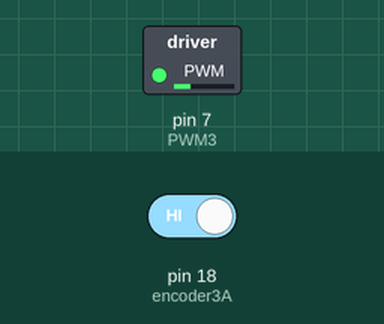
Simulated run of this sketch. Board: Arduino Mega 2560, built with avr-gcc and run on an emulated ATmega2560. Shown: switched loads named in the sketch (green lamp = pin HIGH). The test bench sets the inputs (shaded band); at power-on: pin 18 (encoder3A) HIGH. What the sketch prints to the serial monitor is not drawn.

Above: at 0.15 s.
Timing chart, 0 to 2.2 s (numbered marks = the images above):
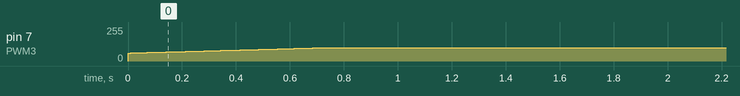

Measured:
- by itself, pin 7 (PWM3): moves from 0/255 to 100/255 over 0.72 s

The sketch:

OmniWheel_Serial.ino
```cpp
/********************************************************************
 * 电机测速
 * 使用millis（）函数，记录时间，单位为毫秒
 * 使用中断函数，当引脚电平改变时触发，计数一次
 * 磁环为12cpr，将得到的值Val除以24，得到转动圈数
 * 除以当时的时间，因为时间单位为毫秒，除以60000转换为分
 * 这时候得到电机转速Speed ，单位 转/分
 * 注意；测出来的值会有些误差，电机转速在达到设置值后还会有些许的值增加
 * BY YFROBOT
 ********************************************************************/
#include "PID_v1.h"
#define Interrupt18 5
#define Interrupt19 4
#define Interrupt20 3
#define pi 3.1415926f

const byte encoder1A = 20;//A pin -> the interrupt pin 18
const byte encoder1B = 30;//B pin -> the digital pin 22
const byte encoder2A = 19;//A pin -> the interrupt pin 19
const byte encoder2B = 29;//B pin -> the digital pin 23
const byte encoder3A = 18;//A pin -> the interrupt pin 20
const byte encoder3B = 28;//B pin -> the digital pin 24
byte encoder1ALast;
byte encoder2ALast;
byte encoder3ALast;

double duration1;//the number of the pulses of Moter1
double duration2;//the number of the pulses of Moter2
double duration3;//the number of the pulses of Moter3
boolean Direction1;//the rotation Direction1
boolean Direction2;//the rotation Direction1
boolean Direction3;//the rotation Direction1

float Speed1;
float Speed2;
float Speed3;

double sampleTime = 10;

//to calculate the speed of motor
unsigned long beginTime;
unsigned long endTime;

//Motor Driver variables
int DIR1A = 24;     //M1 Direction Control
int DIR1B = 25;
int PWM1 = 6;

int DIR2A = 22;     //M2 Direction Control
int DIR2B = 23;
int PWM2 = 5;

int DIR3A = 26;    //M3 Direction Control
int DIR3B = 27;
int PWM3 = 7;

//PID variables
double Kp1=42, Ki1=18, Kd1=0.12;  //Adjust the PID to fit the motor 1
double Kp2=33, Ki2=16, Kd2=0.15;  //Adjust the PID to fit the motor 2
double Kp3=12, Ki3=11.12, Kd3=0.306;  //Adjust the PID to fit the motor 3
double Setpoint1,Input1,Output1;
double Setpoint2,Input2,Output2;
double Setpoint3,Input3,Output3;
double SET1 = 0;  // fixed setPoint
double SET2 = 0;  // fixed setPoint
double SET3 = 5.0;  // fixed setPoint
//PID myPID1(&Input1,&Output1,&Setpoint1,Kp1,Ki1,Kd1,DIRECT);
//PID myPID2(&Input2,&Output2,&Setpoint2,Kp2,Ki2,Kd2,DIRECT);
PID myPID3(&Input3,&Output3,&Setpoint3,Kp3,Ki3,Kd3,DIRECT);


void setup()
{
  Serial.begin(115200);//Initialize the serial port
  EncoderInit();//Initialize encoder
  digitalWrite(DIR1A,OUTPUT);
  digitalWrite(DIR1B,OUTPUT);
  digitalWrite(DIR2A,OUTPUT);
  digitalWrite(DIR2B,OUTPUT);
  digitalWrite(DIR3A,OUTPUT);
  digitalWrite(DIR3B,OUTPUT);

  digitalWrite(PWM1,OUTPUT);
  digitalWrite(PWM2,OUTPUT);
  digitalWrite(PWM3,OUTPUT);
  digitalWrite(PWM1,LOW);
  digitalWrite(PWM2,LOW);
  digitalWrite(PWM3,LOW);

  //myPID1.SetMode(AUTOMATIC);
  //myPID2.SetMode(AUTOMATIC);
  myPID3.SetMode(AUTOMATIC);
  //myPID1.SetOutputLimits(-100,100);
  //myPID2.SetOutputLimits(-100,100);
  myPID3.SetOutputLimits(-100,100);
  //myPID1.SetTunings(Kp1,Ki1,Kd1);
  //myPID2.SetTunings(Kp2,Ki2,Kd2);
  myPID3.SetTunings(Kp3,Ki3,Kd3);
  //myPID1.SetSampleTime(sampleTime);
  //myPID2.SetSampleTime(sampleTime);
  myPID3.SetSampleTime(sampleTime);
  beginTime = millis();
}

void loop()
{
  PIDMovement (SET1, SET2, SET3);  //5 cm/s
  endTime = millis();
  if(endTime - beginTime >=sampleTime)
  {
    //Speed1=duration1/53735*5.8*pi*1000/(endTime - beginTime);
    //Speed2=duration2/53735*5.8*pi*1000/(endTime - beginTime);
    Speed3=duration3/53735*5.8*pi*1000/(endTime - beginTime);  // /0.01;
    Serial.print(duration1);Serial.print("   ");
    Serial.print(duration2);Serial.print("   ");
    Serial.println(duration3);
    beginTime = endTime;
    //duration1 = 0;
    //duration2 = 0;
    duration3 = 0;
  }
  //Input1 = Speed1;
  //Input2 = Speed2;
  Input3 = Speed3;
}

void Movement1(int pwmSpeed)
{
  if (pwmSpeed>0)
  {
    analogWrite (PWM1,pwmSpeed);      //PWM Speed Control
    digitalWrite(DIR1A,HIGH);
    digitalWrite(DIR1B,LOW);
  }
  else if(pwmSpeed<0)
  {
    analogWrite (PWM1,-pwmSpeed);      //PWM Speed Control
    digitalWrite(DIR1A,LOW);
    digitalWrite(DIR1B,HIGH);
  }
}
void Movement2(int pwmSpeed)
{
  if (pwmSpeed>0)
  {
    analogWrite (PWM2,pwmSpeed);      //PWM Speed Control
    digitalWrite(DIR2A,HIGH);
    digitalWrite(DIR2B,LOW);
  }
  else if(pwmSpeed<0)
  {
    analogWrite (PWM2,-pwmSpeed);      //PWM Speed Control
    digitalWrite(DIR2A,LOW);
    digitalWrite(DIR2B,HIGH);
  }
}
void Movement3(int pwmSpeed)
{
  if (pwmSpeed>0)
  {
    analogWrite (PWM3,pwmSpeed);      //PWM Speed Control
    digitalWrite(DIR3A,HIGH);
    digitalWrite(DIR3B,LOW);
  }
  else if(pwmSpeed<0)
  {
    analogWrite (PWM3,-pwmSpeed);      //PWM Speed Control
    digitalWrite(DIR3A,LOW);
    digitalWrite(DIR3B,HIGH);
  }
}
//PID modules
void PIDMovement(int set1,int set2,int set3)
{
  //Setpoint1=set1;
  //Setpoint2=set2;
  Setpoint3=set3;
  //myPID1.Compute();
  //myPID2.Compute();
  myPID3.Compute();
  //Movement1(Output1);
  //Movement2(Output2);
  Movement3(Output3);
}

//Encoder modules
void EncoderInit() //Initialize encoder interruption
{
  //Direction1 = true;//default -> Forward
  //Direction2 = true;//default -> Forward
  Direction3 = true;//default -> Forward
  //pinMode(encoder1B,INPUT);
  //pinMode(encoder2B,INPUT);
  pinMode(encoder3B,INPUT);
  //attachInterrupt(Interrupt20, wheelSpeed1, CHANGE);
  //attachInterrupt(Interrupt19, wheelSpeed2, CHANGE);
  attachInterrupt(Interrupt18, wheelSpeed3, CHANGE);
}

void wheelSpeed1()  //motor1 speed count
{
  int Lstate = digitalRead(encoder1A);
  if((encoder1ALast == LOW) && Lstate==HIGH)
  {
    int val = digitalRead(encoder1B);
    if(val == LOW && Direction1)
    {
      Direction1 = false;
    }
    else if(val == HIGH && !Direction1)
    {
      Direction1 = true;
    }
  }
  encoder1ALast = Lstate;

  if(!Direction1)  duration1++;
  else  duration1--;
}

void wheelSpeed2()  //motor2 speed count
{
  int Lstate = digitalRead(encoder2A);
  if((encoder2ALast == LOW) && Lstate==HIGH)
  {
    int val = digitalRead(encoder2B);
    if(val == LOW && Direction2)
    {
      Direction2 = false;
    }
    else if(val == HIGH && !Direction2)
    {
      Direction2 = true;
    }
  }
  encoder2ALast = Lstate;

  if(!Direction2)  duration2++;
  else  duration2--;
}

void wheelSpeed3()  //motor3 speed count
{
  int Lstate = digitalRead(encoder3A);
  if((encoder3ALast == LOW) && Lstate==HIGH)
  {
    int val = digitalRead(encoder3B);
    if(val == LOW && Direction3)
    {
      Direction3 = false;
    }
    else if(val == HIGH && !Direction3)
    {
      Direction3 = true;
    }
  }
  encoder3ALast = Lstate;

  if(!Direction3)  duration3++;
  else  duration3--;
}

/**
//Motor modules
void Stop(void)                 //Stop
{
  digitalWrite(DIR1A,LOW);
  digitalWrite(DIR1B,LOW);
  digitalWrite(DIR2A,LOW);
  digitalWrite(DIR2B,LOW);
  digitalWrite(DIR3A,LOW);
  digitalWrite(DIR3B,LOW);
  analogWrite(PWM1,0);
  analogWrite(PWM2,0);
  analogWrite(PWM3,0);
}
**/
```
